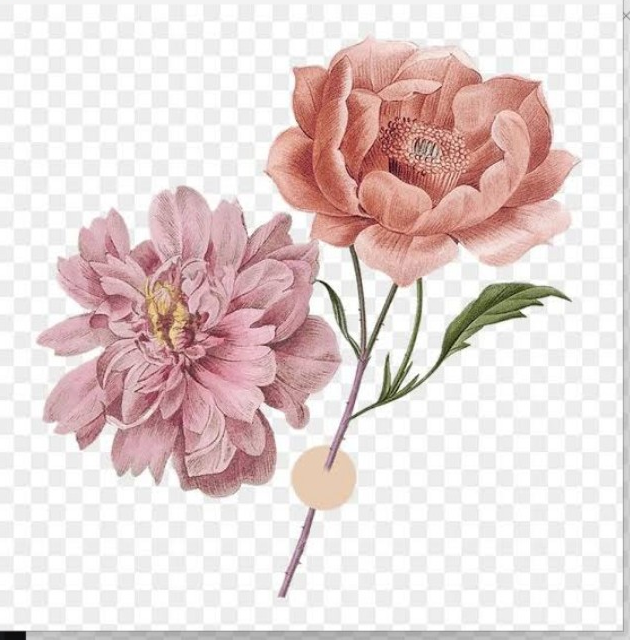
#> input picture assets/flower.png, 630 x 640 px, given in place of flower.jpg, which was not available
$ python pract4.py   (older library calls are emulated)
#> lines starting #> are read from the running program, lines starting #| are printed output that depends on the picture; after the words box and inside, x2 and y2 are one past the last pixel; in counts of white or black regions, pixels touching at a corner belong together; pictures that were not available may be replaced by others from this repository, and a replacement may not be noted
# [143 lines of commented-out code are left out]


import cv2

# Read image
image = cv2.imread("/Users/vikas/PBL/flower.jpg")
#> image is the input picture: shape (640, 630, 3); mean B, G, R 211.1, 212.5, 228.2

# Check image
if image is None:
    print("Image not found!")
    exit()

# Convert to grayscale
gray = cv2.cvtColor(image, cv2.COLOR_BGR2GRAY)
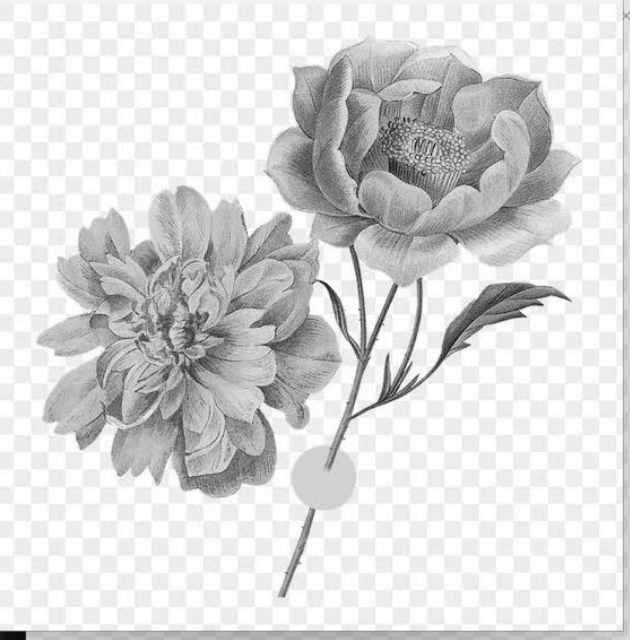
#> gray: shape (640, 630); min 10, max 255, mean 217.1

# Thresholding
_, thresh1 = cv2.threshold(gray, 120, 255, cv2.THRESH_BINARY)
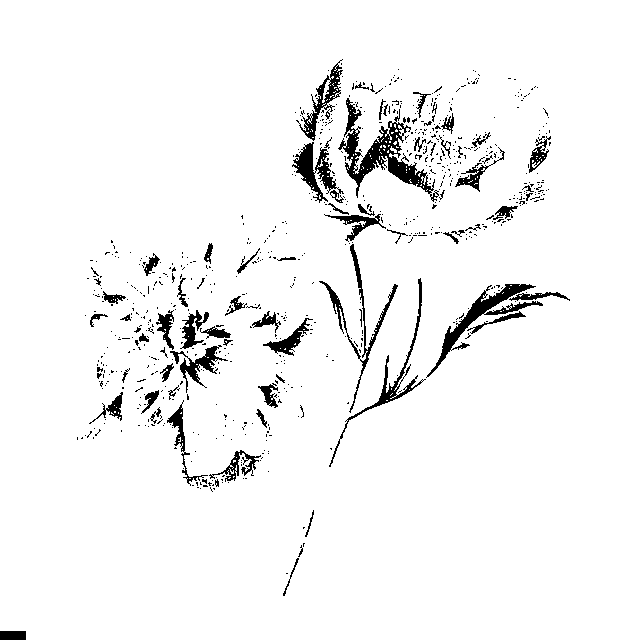
#> thresh1: shape (640, 630); 95.4% white; 749 black regions (676 under 20 px), largest, box (x1, y1, x2, y2) and area: (338, 98, 439, 202) 2572, (426, 284, 543, 378) 1605, (292, 142, 344, 203) 1146
_, thresh2 = cv2.threshold(gray, 120, 255, cv2.THRESH_BINARY_INV)
_, thresh3 = cv2.threshold(gray, 120, 255, cv2.THRESH_TRUNC)
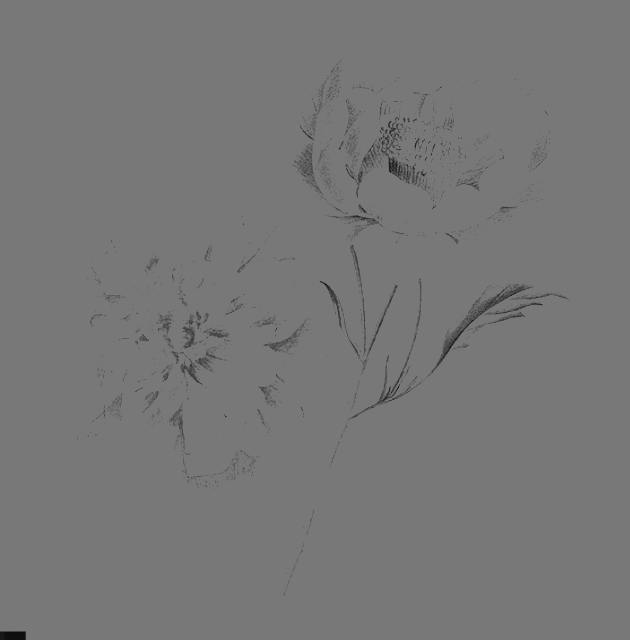
#> thresh3: shape (640, 630); min 10, max 120, mean 119.1
_, thresh4 = cv2.threshold(gray, 120, 255, cv2.THRESH_TOZERO)
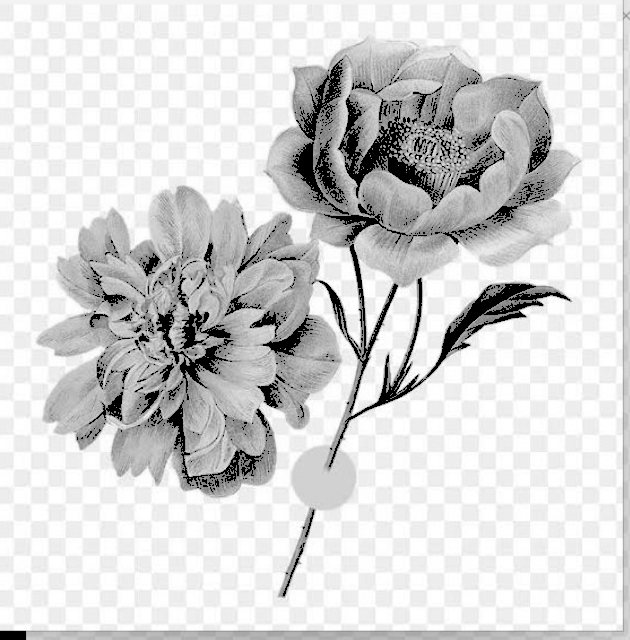
#> thresh4: shape (640, 630); min 0, max 255, mean 212.5
_, thresh5 = cv2.threshold(gray, 120, 255, cv2.THRESH_TOZERO_INV)
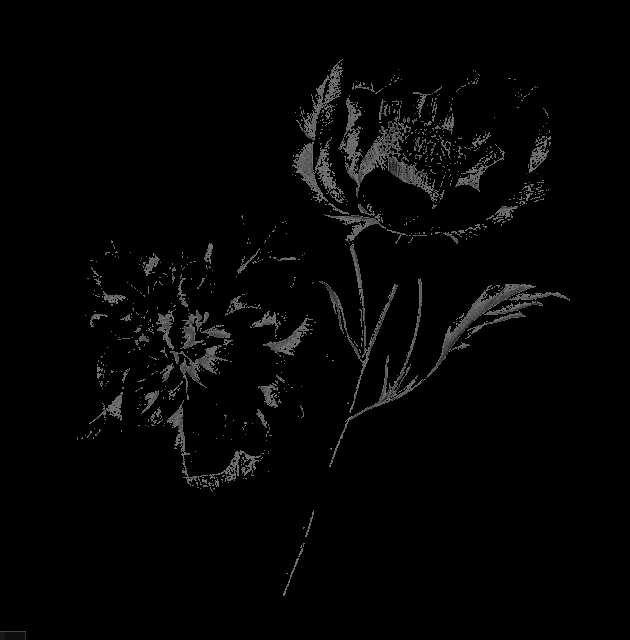
#> thresh5: shape (640, 630); min 0, max 120, mean 4.6

# Display images
cv2.imshow("Original - MEHAK", gray)
cv2.imshow("Binary - MEHAK", thresh1)
cv2.imshow("Binary Inv - MEHAK", thresh2)
cv2.imshow("Truncate - MEHAK", thresh3)
cv2.imshow("To Zero - MEHAK", thresh4)
cv2.imshow("To Zero Inv - MEHAK", thresh5)

cv2.waitKey(0)
cv2.destroyAllWindows()
